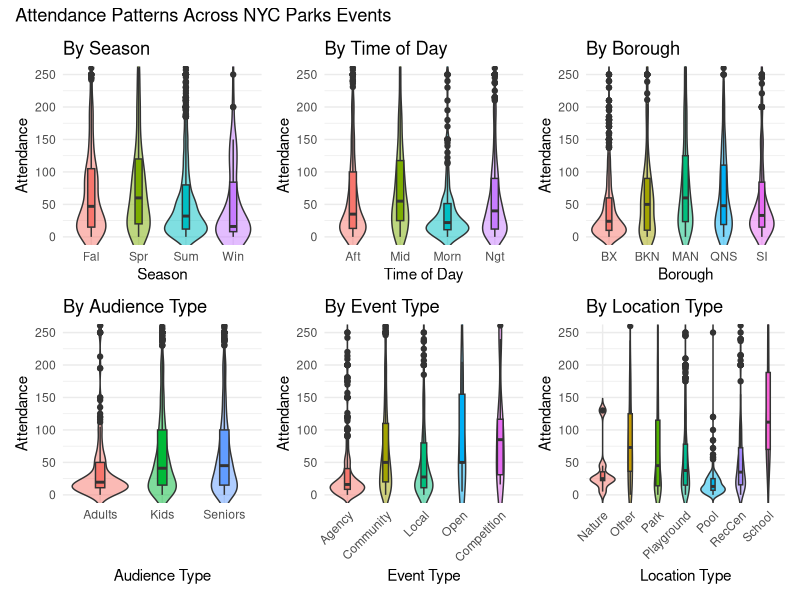
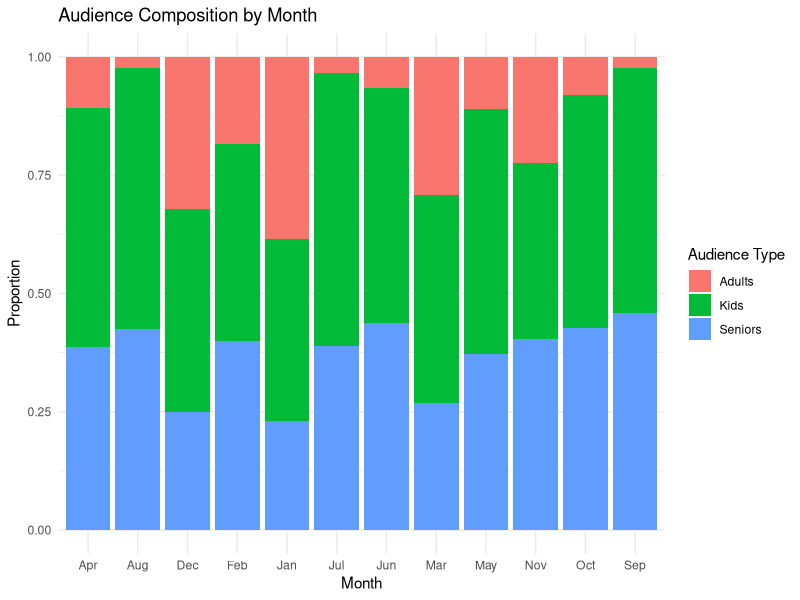
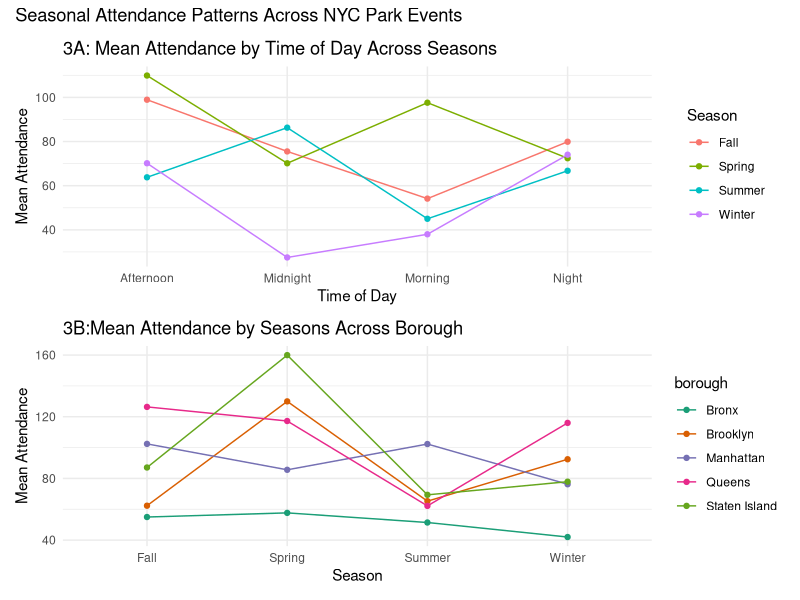
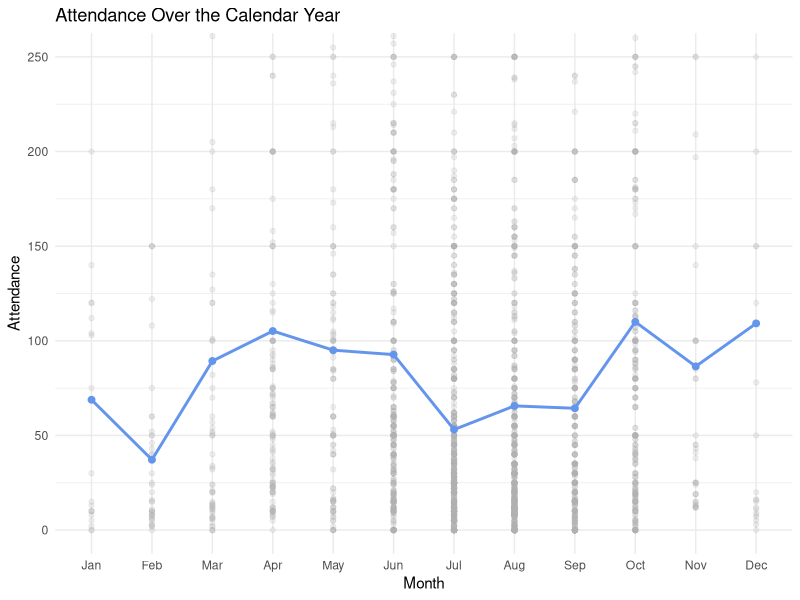

The R source for these figures, in order:
## ---- chunk 1
knitr::opts_chunk$set(echo = TRUE)
library(tidyverse)
library(knitr)
library(ggplot2)
library(patchwork)
parkevent = read.csv("parkevent_clean.csv")
## ---- chunk 2
parkevent |>
  summarize(
    Mean = mean(attendance),
    Median = median(attendance),
    SD = sd(attendance),
    Min = min(attendance),
    Max= max(attendance)) |>
  knitr::kable(caption = "Total Attendance Summary", digits = 2)
## ---- chunk 3
table_vars <- c("season", "time_period", "borough", "event_type","location_type")

describe_by_group <- function(var) {
  parkevent |>
    group_by(across(all_of(var))) |>
    summarize(
      Count= n(),
      Mean= mean(attendance, na.rm = TRUE),
      Median= median(attendance, na.rm = TRUE),
      SD= sd(attendance, na.rm = TRUE),
      Min = min(attendance, na.rm = TRUE),
      Max = max(attendance, na.rm = TRUE),
      Sum = sum(attendance, na.rm = TRUE),
      .groups = "drop"
    ) |>
    rename(Level = !!var) |>
    mutate(Variable = var)
}
summary_all <- purrr::map_df(table_vars, describe_by_group)
summary_all <- summary_all |>
  group_by(Variable) |>
  mutate(variable_disp = if_else(row_number() == 1,
                                 Variable,
                                 "")) |>
  ungroup()
knitr::kable(
  summary_all |>
    select(Variable = variable_disp, Level, Count, Mean, Median, SD, Min, Max,Sum),
  digits  = 2,
  caption = "Attendance Summary by Subgroup"
)

## ---- chunk 4
plot_season =
  ggplot(parkevent, aes(x = season, y = attendance, fill=season)) +
  geom_violin(trim = FALSE, alpha = 0.5) +
  geom_boxplot(width=0.15) +
  coord_cartesian(ylim = c(0,250)) +
  scale_x_discrete(labels = c(
    "Spring" = "Spr",
    "Summer" = "Sum",
    "Fall"   = "Fal",
    "Winter" = "Win")) +
  labs(title = "By Season", x = "Season", y = "Attendance") +
  guides(fill = "none") +
  theme_minimal()

plot_time =
  ggplot(parkevent, aes(x = time_period, y = attendance, fill=time_period)) +
  geom_violin(trim = FALSE, alpha = 0.5) +
  geom_boxplot(width=0.15) +
  coord_cartesian(ylim = c(0,250)) +
  scale_x_discrete(labels = c(
    "Morning"   = "Morn",
    "Afternoon" = "Aft",
    "Night"     = "Ngt",
    "Midnight"  = "Mid")) +
  labs(title = "By Time of Day", x = "Time of Day", y = "Attendance") +
  guides(fill = "none") +
  theme_minimal()

plot_type =
  ggplot(parkevent, aes(x = event_type, y = attendance, fill = event_type)) +
  geom_violin(trim = FALSE, alpha = 0.5) +
  geom_boxplot(width = 0.15) +
  coord_cartesian(ylim = c(0,250)) +
  scale_x_discrete(labels = c(
    "Agency Produced Event" = "Agency",
    "Community Based Event" = "Community",
    "Local Event" = "Local",
    "Open House" = "Open",
    "Tournament/Competition" = "Competition")) +
   guides(fill = "none") +
  labs(
    title = "By Event Type",
    x = "Event Type",
    y = "Attendance") +
  theme_minimal() +
  theme(axis.text.x = element_text(angle = 45, hjust = 1))

plot_borough =
  ggplot(parkevent, aes(x = borough, y = attendance, fill=borough)) +
  geom_violin(trim = FALSE, alpha = 0.5) +
  geom_boxplot(width=0.15) +
  coord_cartesian(ylim = c(0,250)) +
  scale_x_discrete(labels = c(
    "Bronx"        = "BX",
    "Brooklyn"     = "BKN",
    "Manhattan"    = "MAN",
    "Queens"       = "QNS",
    "Staten Island"= "SI")) +
  labs(title = "By Borough", x = "Borough", y = "Attendance") +
  guides(fill = "none") +
  theme_minimal()

plot_location =
  ggplot(parkevent, aes(x = location_type, y = attendance, fill = location_type)) +
  geom_violin(trim = FALSE, alpha = 0.5) +
  geom_boxplot(width = 0.15) +
  coord_cartesian(ylim = c(0,250)) +
  scale_x_discrete(labels = c(
    "Nature Center" = "Nature",
    "Recreation Center" = "RecCen",
    "Playground" = "Playground",
    "Pool" = "Pool",
    "Park" = "Park",
    "Other" = "Other",
    "School" = "School")) +
  labs(
    title = "By Location Type",
    x = "Location Type",
    y = "Attendance") +
   guides(fill = "none") +
  theme_minimal() +
  theme(axis.text.x = element_text(angle = 45, hjust = 1))

parkevent_long <- parkevent |> 
  pivot_longer(
    cols = c(kids_friendly, senior_friendly, adults_only),
    names_to  = "audience_type",
    values_to = "flag"
  ) |> 
  filter(flag) |> 
  select(-flag) |> 
  mutate(
    audience_type = recode(
      audience_type,
      kids_friendly   = "Kids",
      senior_friendly = "Seniors",
      adults_only     = "Adults"))

plot_audience =
  ggplot(parkevent_long,
         aes(x = audience_type, y = attendance, fill = audience_type)) +
  geom_violin(trim = FALSE, alpha = 0.5) +
  geom_boxplot(width = 0.15) +
  coord_cartesian(ylim = c(0, 250)) +
  labs(
    title = "By Audience Type",
    x = "Audience Type",
    y = "Attendance") +
  guides(fill = "none") +
  theme_minimal()

patterns_plot =
  ((plot_season |plot_time| plot_borough) /
    (plot_audience|plot_type| plot_location))+
  plot_annotation(
    title = "Attendance Patterns Across NYC Parks Events",
    theme = theme())
patterns_plot

## ---- chunk 5
ggplot(parkevent_long,
       aes(x = month, fill = audience_type)) +
  geom_bar(position = "fill") +
  labs(
    title = "Audience Composition by Month",
    x = "Month",
    y = "Proportion",
    fill = "Audience Type"
  ) +
  theme_minimal()
## ---- chunk 6
plot_time_season =
  parkevent |>
  group_by(time_period, season) |>
  summarize(mean_attendance = mean(attendance)) |>
  ggplot(aes(x = time_period, 
             y = mean_attendance, 
             color = season, 
             group = season)) +
  geom_line() +
  geom_point() +
  labs(
    title = "3A: Mean Attendance by Time of Day Across Seasons",
    x = "Time of Day",
    y = "Mean Attendance",
    color = "Season") +
  theme_minimal()

plot_borough_season =
  parkevent |>
  group_by(borough, season) |>
  summarize(mean_attendance = mean(attendance)) |>
  ggplot(aes(x = season, 
             y = mean_attendance, 
             color = borough, 
             group = borough)) +
  geom_line() +
  geom_point() +
   scale_color_brewer(palette = "Dark2") +  
  labs(
    title = "3B:Mean Attendance by Seasons Across Borough",
    x = "Season",
    y = "Mean Attendance",
    color = "borough") +
  theme_minimal()

Seasonal_plot =
  (plot_time_season / plot_borough_season) +
  plot_annotation(
    title = "Seasonal Attendance Patterns Across NYC Park Events")

Seasonal_plot
## ---- chunk 7
plot_calendar =
  ggplot(parkevent, 
         aes(x = month(date, label = TRUE, abbr = TRUE), 
             y = attendance)) +
  geom_point(alpha = 0.2, color = "gray70") +
  stat_summary(fun = mean, geom = "line", aes(group = 1),
               color = "cornflowerblue", size = 1) +
  stat_summary(fun = mean, geom = "point",
               color = "cornflowerblue", size = 2) +
  labs(
    title = "Attendance Over the Calendar Year",
    x = "Month",
    y = "Attendance") +
  coord_cartesian(ylim = c(0, 250)) + 
  theme_minimal()
plot_calendar
